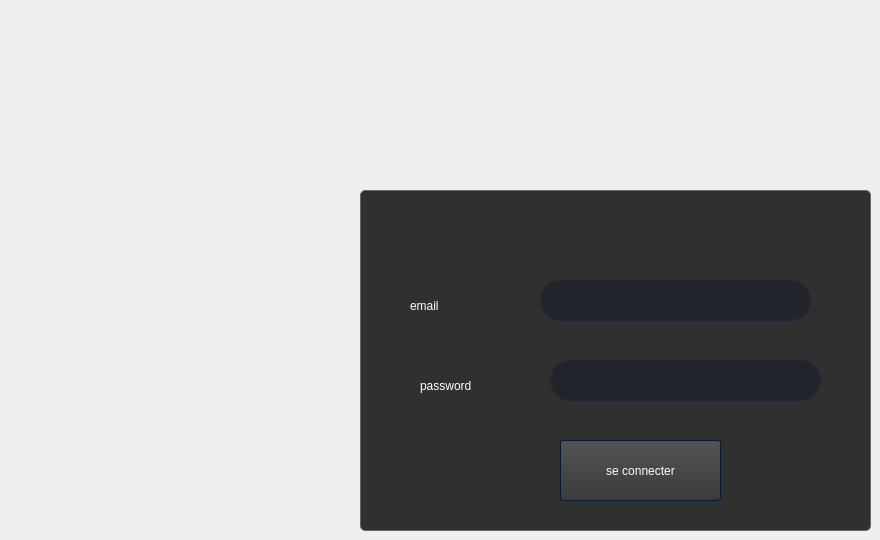
    <widget class="QWidget" name="page_4">
     <widget class="QGroupBox" name="groupBox_4">
      <property name="geometry">
       <rect>
        <x>360</x>
        <y>170</y>
        <width>511</width>
        <height>361</height>
       </rect>
      </property>
      <property name="styleSheet">
       <string notr="true">/*-----QWidget-----*/

QWidget

{

	background-color: #303030;

	color: #fff;

	selection-background-color: #b78620;

	selection-color: #000;



}





/*-----QLabel-----*/

QLabel

{

	background-color: transparent;

	color: #fff;



}





/*-----QMenuBar-----*/

QMenuBar 

{

	background-color: qlineargradient(spread:repeat, x1:1, y1:0, x2:1, y2:1, stop:0 rgba(57, 57, 57, 255),stop:1 rgba(50, 50, 50, 255));

	border: 1px solid #000;

	color: #fff;



}





QMenuBar::item 

{

	background-color: transparent;



}





QMenuBar::item:selected 

{

	background-color: rgba(183, 134, 32, 20%);

	border: 1px solid #b78620;

	color: #fff;



}





QMenuBar::item:pressed 

{

	background-color: rgb(183, 134, 32);

	border: 1px solid #b78620;

	color: #fff;



}





/*-----QMenu-----*/

QMenu

{

    background-color: qlineargradient(spread:repeat, x1:1, y1:0, x2:1, y2:1, stop:0 rgba(57, 57, 57, 255),stop:1 rgba(50, 50, 50, 255));

    border: 1px solid #222;

    padding: 4px;

	color: #fff;



}





QMenu::item

{

    background-color: transparent;

    padding: 2px 20px 2px 20px;



}





QMenu::separator

{

   	background-color: rgb(183, 134, 32);

	height: 1px;



}





QMenu::item:disabled

{

    color: #555;

    background-color: transparent;

    padding: 2px 20px 2px 20px;



}





QMenu::item:selected

{

	background-color: rgba(183, 134, 32, 20%);

	border: 1px solid #b78620;

	color: #fff;



}





/*-----QToolBar-----*/

QToolBar

{

	background-color: qlineargradient(spread:repeat, x1:1, y1:0, x2:1, y2:1, stop:0 rgba(69, 69, 69, 255),stop:1 rgba(58, 58, 58, 255));

	border-top: none;

	border-bottom: 1px solid #4f4f4f;

	border-left: 1px solid #4f4f4f;

	border-right: 1px solid #4f4f4f;



}





QToolBar::separator

{

	background-color: #2e2e2e;

	width: 1px;



}





/*-----QToolButton-----*/

QToolButton 

{

	background-color: transparent;

	color: #fff;

	padding: 5px;

	padding-left: 8px;

	padding-right: 8px;

	margin-left: 1px;

}





QToolButton:hover

{

	background-color: rgb(218,165,32);

	border: 1px solid #b78620;

	color: #fff;

	

}





QToolButton:pressed

{

	background-color: qlineargradient(spread:repeat, x1:1, y1:0, x2:1, y2:1, stop:0 rgba(57, 57, 57, 255),stop:1 rgba(50, 50, 50, 255));

	border: 1px solid #b78620;



}





QToolButton:checked

{

	background-color: qlineargradient(spread:repeat, x1:1, y1:0, x2:1, y2:1, stop:0 rgba(57, 57, 57, 255),stop:1 rgba(50, 50, 50, 255));

	border: 1px solid #222;

}





/*-----QPushButton-----*/

QPushButton

{

	background-color: qlineargradient(spread:repeat, x1:1, y1:0, x2:1, y2:1, stop:0 rgba(84, 84, 84, 255),stop:1 rgba(59, 59, 59, 255));

	color: #ffffff;

	min-width: 80px;

	border-style: solid;

	border-width: 1px;

	border-radius: 3px;

	border-color: #051a39;

	padding: 5px;



}





QPushButton::flat

{

	background-color: transparent;

	border: none;

	color: #fff;



}





QPushButton::disabled

{

	background-color: #404040;

	color: #656565;

	border-color: #051a39;



}





QPushButton::hover

{

	background-color:#b78620;

	border: 1px solid #b78620;



}





QPushButton::pressed

{

	background-color: qlineargradient(spread:repeat, x1:1, y1:0, x2:1, y2:1, stop:0 rgba(74, 74, 74, 255),stop:1 rgba(49, 49, 49, 255));

	border: 1px solid #b78620;



}





QPushButton::checked

{

	background-color: qlineargradient(spread:repeat, x1:1, y1:0, x2:1, y2:1, stop:0 rgba(74, 74, 74, 255),stop:1 rgba(49, 49, 49, 255));

	border: 1px solid #222;



}





/*-----QLineEdit-----*/

QLineEdit

{

	background-color: rgb(34,36,44);

	color : #FFF;

	border: 2px solid rgb(37,39,48);

	border-radius: 20px;

	padding-right: 20px;

	padding-left: 20px;



}

QLineEdit:hover{

	border:2px solid rgb(240,230,140);

}

QLineEdit:focus{

	border: 2px solid rgb(218,165,32);

}



/*-----QPlainTExtEdit-----*/

QPlainTextEdit

{

	background-color: #131313;

	color : #eee;

	border: 1px solid #343434;

	border-radius: 2px;

	padding: 3px;

	padding-left: 5px;



}





/*-----QTabBar-----*/

QTabBar::tab

{

	background-color: qlineargradient(spread:repeat, x1:1, y1:0, x2:1, y2:1, stop:0 rgba(84, 84, 84, 255),stop:1 rgba(59, 59, 59, 255));

	color: #ffffff;

	border-style: solid;

	border-width: 1px;

	border-color: #666;

	border-bottom: none;

	padding: 5px;

	padding-left: 15px;

	padding-right: 15px;



}





QTabWidget::pane 

{

	background-color: red;

	border: 1px solid #666;

	top: 1px;



}





QTabBar::tab:last

{

	margin-right: 0; 



}





QTabBar::tab:first:!selected

{

	background-color: #0c0c0d;

	margin-left: 0px;



}





QTabBar::tab:!selected

{

	color: #b1b1b1;

	border-bottom-style: solid;

	background-color: #0c0c0d;



}





QTabBar::tab:selected

{

	margin-bottom: 0px;



}





QTabBar::tab:!selected:hover

{

	border-top-color: #b78620;



}





/*-----QComboBox-----*/

QComboBox

{

    background-color: qlineargradient(spread:repeat, x1:1, y1:0, x2:1, y2:1, stop:0 rgba(84, 84, 84, 255),stop:1 rgba(59, 59, 59, 255));

    border: 1px solid #000;

    padding-left: 6px;

    color: #ffffff;

    height: 20px;



}





QComboBox::disabled

{

	background-color: #404040;

	color: #656565;

	border-color: #051a39;



}





QComboBox:on

{

    background-color: #b78620;

	color: #000;



}





QComboBox QAbstractItemView

{

    background-color: #383838;

    color: #ffffff;

    border: 1px solid black;

    selection-background-color: #b78620;

    outline: 0;



}





QComboBox::drop-down

{

	background-color: qlineargradient(spread:repeat, x1:1, y1:0, x2:1, y2:1, stop:0 rgba(57, 57, 57, 255),stop:1 rgba(50, 50, 50, 255));

    subcontrol-origin: padding;

    subcontrol-position: top right;

    width: 15px;

    border-left-width: 1px;

    border-left-color: black;

    border-left-style: solid; 



}





QComboBox::down-arrow

{

    image: url(://arrow-down.png);

    width: 8px;

    height: 8px;

}





/*-----QSpinBox &amp; QDateTimeEdit-----*/

QSpinBox,

QDateTimeEdit 

{

    background-color: #131313;

	color : #eee;

	border: 1px solid #343434;

	padding: 3px;

	padding-left: 5px;

    border-radius : 2px;



}





QSpinBox::up-button, 

QDateTimeEdit::up-button

{

	border-top-right-radius:2px;

	background-color: #777777;

    width: 16px; 

    border-width: 1px;



}





QSpinBox::up-button:hover, 

QDateTimeEdit::up-button:hover

{

	background-color: #585858;



}





QSpinBox::up-button:pressed, 

QDateTimeEdit::up-button:pressed

{

	background-color: #252525;

    width: 16px; 

    border-width: 1px;



}





QSpinBox::up-arrow,

QDateTimeEdit::up-arrow

{

    image: url(://arrow-up.png);

    width: 7px;

    height: 7px;



}





QSpinBox::down-button, 

QDateTimeEdit::down-button

{

	border-bottom-right-radius:2px;

	background-color: #777777;

    width: 16px; 

    border-width: 1px;



}





QSpinBox::down-button:hover, 

QDateTimeEdit::down-button:hover

{

	background-color: #585858;



}





QSpinBox::down-button:pressed, 

QDateTimeEdit::down-button:pressed

{

	background-color: #252525;

    width: 16px; 

    border-width: 1px;



}





QSpinBox::down-arrow,

QDateTimeEdit::down-arrow

{

    image: url(://arrow-down.png);

    width: 7px;

    height: 7px;



}





/*-----QGroupBox-----*/

QGroupBox 

{

    border: 1px solid;

    border-color: #666666;

	border-radius: 5px;

    margin-top: 20px;



}





QGroupBox::title  

{

    background-color: transparent;

    color: #eee;

    subcontrol-origin: margin;

    padding: 5px;

	border-top-left-radius: 3px;

	border-top-right-radius: 3px;



}





/*-----QHeaderView-----*/

QHeaderView::section

{

    background-color: qlineargradient(spread:repeat, x1:1, y1:0, x2:1, y2:1, stop:0 rgba(60, 60, 60, 255),stop:1 rgba(50, 50, 50, 255));

	border: 1px solid #000;

    color: #fff;

    text-align: left;

	padding: 4px;

	

}





QHeaderView::section:disabled

{

    background-color: #525251;

    color: #656565;



}





QHeaderView::section:checked

{

    background-color: qlineargradient(spread:repeat, x1:1, y1:0, x2:1, y2:1, stop:0 rgba(60, 60, 60, 255),stop:1 rgba(50, 50, 50, 255));

    color: #fff;



}





QHeaderView::section::vertical::first,

QHeaderView::section::vertical::only-one

{

    border-top: 1px solid #353635;



}





QHeaderView::section::vertical

{

    border-top: 1px solid #353635;



}





QHeaderView::section::horizontal::first,

QHeaderView::section::horizontal::only-one

{

    border-left: 1px solid #353635;



}





QHeaderView::section::horizontal

{

    border-left: 1px solid #353635;



}





QTableCornerButton::section

{

    background-color: qlineargradient(spread:repeat, x1:1, y1:0, x2:1, y2:1, stop:0 rgba(60, 60, 60, 255),stop:1 rgba(50, 50, 50, 255));

	border: 1px solid #000;

    color: #fff;



}





/*-----QTreeWidget-----*/

QTreeView

{

	show-decoration-selected: 1;

	alternate-background-color: #3a3a3a;

	selection-color: #fff;

	background-color: #2d2d2d;

	border: 1px solid gray;

	padding-top : 5px;

	color: #fff;

	font: 8pt;



}





QTreeView::item:selected

{

	color:#fff;

	background-color: #b78620;

	border-radius: 0px;



}





QTreeView::item:!selected:hover

{

    background-color: #262626;

    border: none;

    color: white;



}





QTreeView::branch:has-children:!has-siblings:closed,

QTreeView::branch:closed:has-children:has-siblings 

{

	image: url(://tree-closed.png);



}





QTreeView::branch:open:has-children:!has-siblings,

QTreeView::branch:open:has-children:has-siblings  

{

	image: url(://tree-open.png);



}





/*-----QListView-----*/

QListView 

{

	background-color: qlineargradient(spread:repeat, x1:1, y1:0, x2:1, y2:1, stop:0 rgba(83, 83, 83, 255),stop:0.293269 rgba(81, 81, 81, 255),stop:0.634615 rgba(79, 79, 79, 255),stop:1 rgba(83, 83, 83, 255));

    border : none;

    color: white;

    show-decoration-selected: 1; 

    outline: 0;

	border: 1px solid gray;



}





QListView::disabled 

{

	background-color: #656565;

	color: #1b1b1b;

    border: 1px solid #656565;



}





QListView::item 

{

	background-color: #2d2d2d;

    padding: 1px;



}





QListView::item:alternate 

{

    background-color: #3a3a3a;



}





QListView::item:selected 

{

	background-color: #b78620;

	border: 1px solid #b78620;

	color: #fff;



}





QListView::item:selected:!active 

{

	background-color: #b78620;

	border: 1px solid #b78620;

	color: #fff;



}





QListView::item:selected:active 

{

	background-color: #b78620;

	border: 1px solid #b78620;

	color: #fff;



}





QListView::item:hover {

    background-color: #262626;

    border: none;

    color: white;



}





/*-----QCheckBox-----*/

QCheckBox

{

	background-color: transparent;

    color: lightgray;

	border: none;



}





QCheckBox::indicator

{

    background-color: #323232;

    border: 1px solid darkgray;

    width: 12px;

    height: 12px;



}





QCheckBox::indicator:checked

{

    image:url(&quot;./ressources/check.png&quot;);

	background-color: #b78620;

    border: 1px solid #3a546e;



}





QCheckBox::indicator:unchecked:hover

{

	border: 1px solid #b78620; 



}





QCheckBox::disabled

{

	color: #656565;



}





QCheckBox::indicator:disabled

{

	background-color: #656565;

	color: #656565;

    border: 1px solid #656565;



}





/*-----QRadioButton-----*/

QRadioButton 

{

	color: lightgray;

	background-color: transparent;



}





QRadioButton::indicator::unchecked:hover 

{

	background-color: lightgray;

	border: 2px solid #b78620;

	border-radius: 6px;

}





QRadioButton::indicator::checked 

{

	border: 2px solid #b78620;

	border-radius: 6px;

	background-color: rgba(183,134,32,20%);  

	width: 9px; 

	height: 9px; 



}





/*-----QSlider-----*/

QSlider::groove:horizontal 

{

	background-color: transparent;

	height: 3px;



}





QSlider::sub-page:horizontal 

{

	background-color: #b78620;



}





QSlider::add-page:horizontal 

{

	background-color: #131313;



}





QSlider::handle:horizontal 

{

	background-color: #b78620;

	width: 14px;

	margin-top: -6px;

	margin-bottom: -6px;

	border-radius: 6px;



}





QSlider::handle:horizontal:hover 

{

	background-color: #d89e25;

	border-radius: 6px;



}





QSlider::sub-page:horizontal:disabled 

{

	background-color: #bbb;

	border-color: #999;



}





QSlider::add-page:horizontal:disabled 

{

	background-color: #eee;

	border-color: #999;



}





QSlider::handle:horizontal:disabled 

{

	background-color: #eee;

	border: 1px solid #aaa;

	border-radius: 3px;



}





/*-----QScrollBar-----*/

QScrollBar:horizontal

{

    border: 1px solid #222222;

    background-color: #3d3d3d;

    height: 15px;

    margin: 0px 16px 0 16px;



}





QScrollBar::handle:horizontal

{

	background-color: qlineargradient(spread:repeat, x1:1, y1:0, x2:1, y2:1, stop:0 rgba(97, 97, 97, 255),stop:1 rgba(90, 90, 90, 255));

	border: 1px solid #2d2d2d;

    min-height: 20px;



}





QScrollBar::add-line:horizontal

{

	background-color: qlineargradient(spread:repeat, x1:1, y1:0, x2:1, y2:1, stop:0 rgba(97, 97, 97, 255),stop:1 rgba(90, 90, 90, 255));

	border: 1px solid #2d2d2d;

    width: 15px;

    subcontrol-position: right;

    subcontrol-origin: margin;



}





QScrollBar::sub-line:horizontal

{

	background-color: qlineargradient(spread:repeat, x1:1, y1:0, x2:1, y2:1, stop:0 rgba(97, 97, 97, 255),stop:1 rgba(90, 90, 90, 255));

	border: 1px solid #2d2d2d;

    width: 15px;

    subcontrol-position: left;

    subcontrol-origin: margin;



}





QScrollBar::right-arrow:horizontal

{

    image: url(://arrow-right.png);

    width: 6px;

    height: 6px;



}





QScrollBar::left-arrow:horizontal

{

    image: url(://arrow-left.png);

    width: 6px;

    height: 6px;



}





QScrollBar::add-page:horizontal, QScrollBar::sub-page:horizontal

{

    background: none;



}





QScrollBar:vertical

{

    background-color: #3d3d3d;

    width: 16px;

	border: 1px solid #2d2d2d;

    margin: 16px 0px 16px 0px;



}





QScrollBar::handle:vertical

{

    background-color: qlineargradient(spread:repeat, x1:1, y1:0, x2:1, y2:1, stop:0 rgba(97, 97, 97, 255),stop:1 rgba(90, 90, 90, 255));

	border: 1px solid #2d2d2d;

    min-height: 20px;



}





QScrollBar::add-line:vertical

{

	background-color: qlineargradient(spread:repeat, x1:1, y1:0, x2:1, y2:1, stop:0 rgba(97, 97, 97, 255),stop:1 rgba(90, 90, 90, 255));

	border: 1px solid #2d2d2d;

    height: 15px;

    subcontrol-position: bottom;

    subcontrol-origin: margin;



}





QScrollBar::sub-line:vertical

{

	background-color: qlineargradient(spread:repeat, x1:1, y1:0, x2:1, y2:1, stop:0 rgba(97, 97, 97, 255),stop:1 rgba(90, 90, 90, 255));

	border: 1px solid #2d2d2d;

    height: 15px;

    subcontrol-position: top;

    subcontrol-origin: margin;



}





QScrollBar::up-arrow:vertical

{

    image: url(://arrow-up.png);

    width: 6px;

    height: 6px;



}





QScrollBar::down-arrow:vertical

{

    image: url(://arrow-down.png);

    width: 6px;

    height: 6px;



}





QScrollBar::add-page:vertical, QScrollBar::sub-page:vertical

{

    background: none;



}





/*-----QProgressBar-----*/

QProgressBar

{

    border: 1px solid #666666;

    text-align: center;

	color: #000;

	font-weight: bold;



}





QProgressBar::chunk

{

    background-color: #b78620;

    width: 30px;

    margin: 0.5px;



}

</string>
      </property>
      <property name="title">
       <string>se connecter</string>
      </property>
      <widget class="QLabel" name="label_14">
       <property name="geometry">
        <rect>
         <x>50</x>
         <y>110</y>
         <width>131</width>
         <height>51</height>
        </rect>
       </property>
       <property name="text">
        <string>email</string>
       </property>
      </widget>
      <widget class="QLineEdit" name="email">
       <property name="geometry">
        <rect>
         <x>180</x>
         <y>110</y>
         <width>271</width>
         <height>41</height>
        </rect>
       </property>
      </widget>
      <widget class="QLabel" name="label_15">
       <property name="geometry">
        <rect>
         <x>60</x>
         <y>190</y>
         <width>131</width>
         <height>51</height>
        </rect>
       </property>
       <property name="text">
        <string>password</string>
       </property>
      </widget>
      <widget class="QLineEdit" name="password">
       <property name="geometry">
        <rect>
         <x>190</x>
         <y>190</y>
         <width>271</width>
         <height>41</height>
        </rect>
       </property>
       <property name="echoMode">
        <enum>QLineEdit::Password</enum>
       </property>
      </widget>
      <widget class="QPushButton" name="pushButton_9">
       <property name="geometry">
        <rect>
         <x>200</x>
         <y>270</y>
         <width>161</width>
         <height>61</height>
        </rect>
       </property>
       <property name="text">
        <string>se connecter</string>
       </property>
      </widget>
     </widget>
    </widget>
